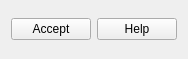
<?xml version="1.0" encoding="UTF-8"?>
<ui version="4.0">
 <class>Form</class>
 <widget class="QWidget" name="Form">
  <property name="geometry">
   <rect>
    <x>0</x>
    <y>0</y>
    <width>188</width>
    <height>59</height>
   </rect>
  </property>
  <property name="windowTitle">
   <string>Form</string>
  </property>
  <layout class="QHBoxLayout" name="horizontalLayout_2">
   <item>
    <layout class="QHBoxLayout" name="horizontalLayout">
     <item>
      <widget class="QPushButton" name="btnAccept">
       <property name="sizePolicy">
        <sizepolicy hsizetype="Minimum" vsizetype="Fixed">
         <horstretch>0</horstretch>
         <verstretch>0</verstretch>
        </sizepolicy>
       </property>
       <property name="text">
        <string>Accept</string>
       </property>
      </widget>
     </item>
     <item>
      <widget class="QPushButton" name="btnHelp">
       <property name="text">
        <string>Help</string>
       </property>
      </widget>
     </item>
    </layout>
   </item>
  </layout>
 </widget>
 <resources/>
 <connections/>
</ui>
